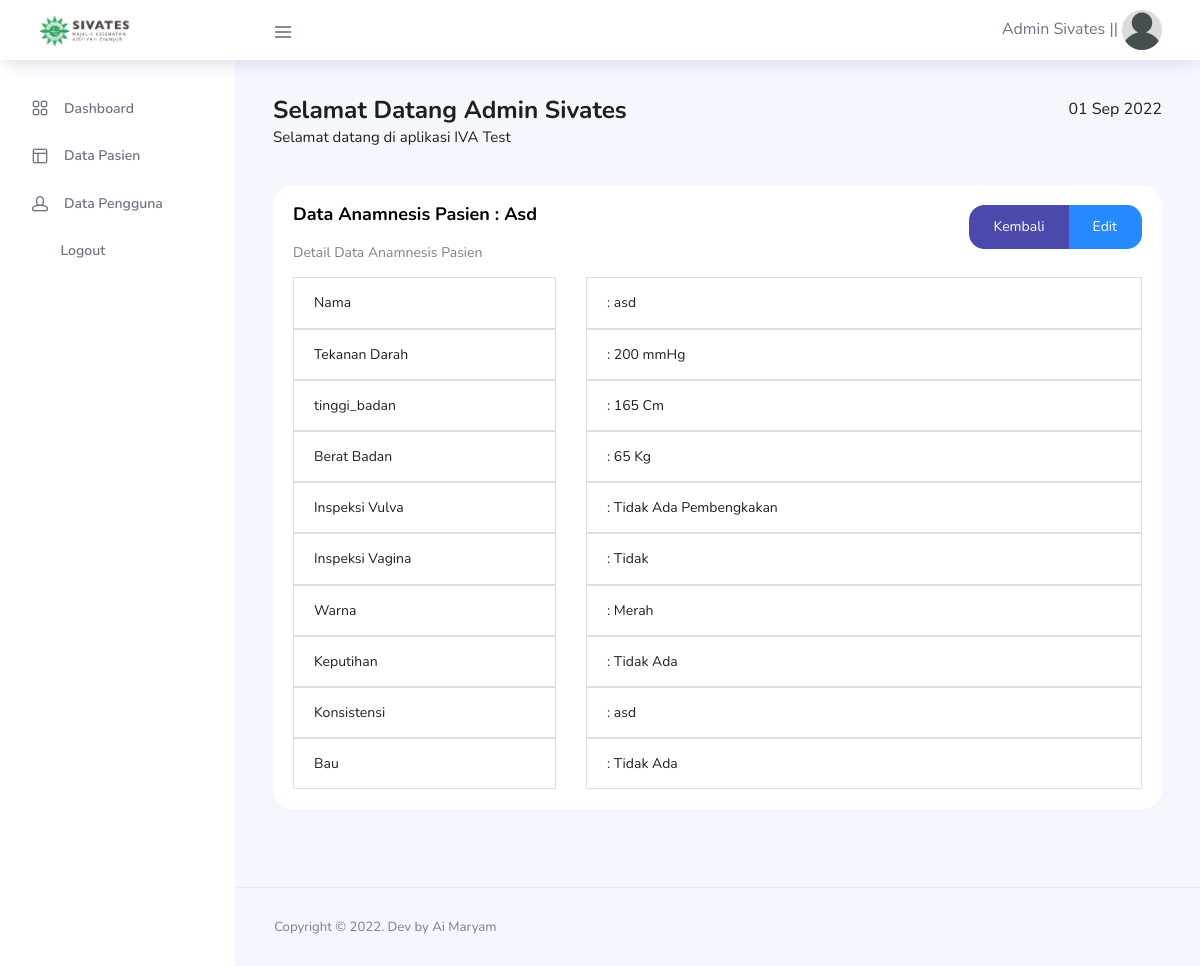
Before: /view_pasien/pasien_data_objektif.php?id_pasien=19 (signed in) with the older database file.
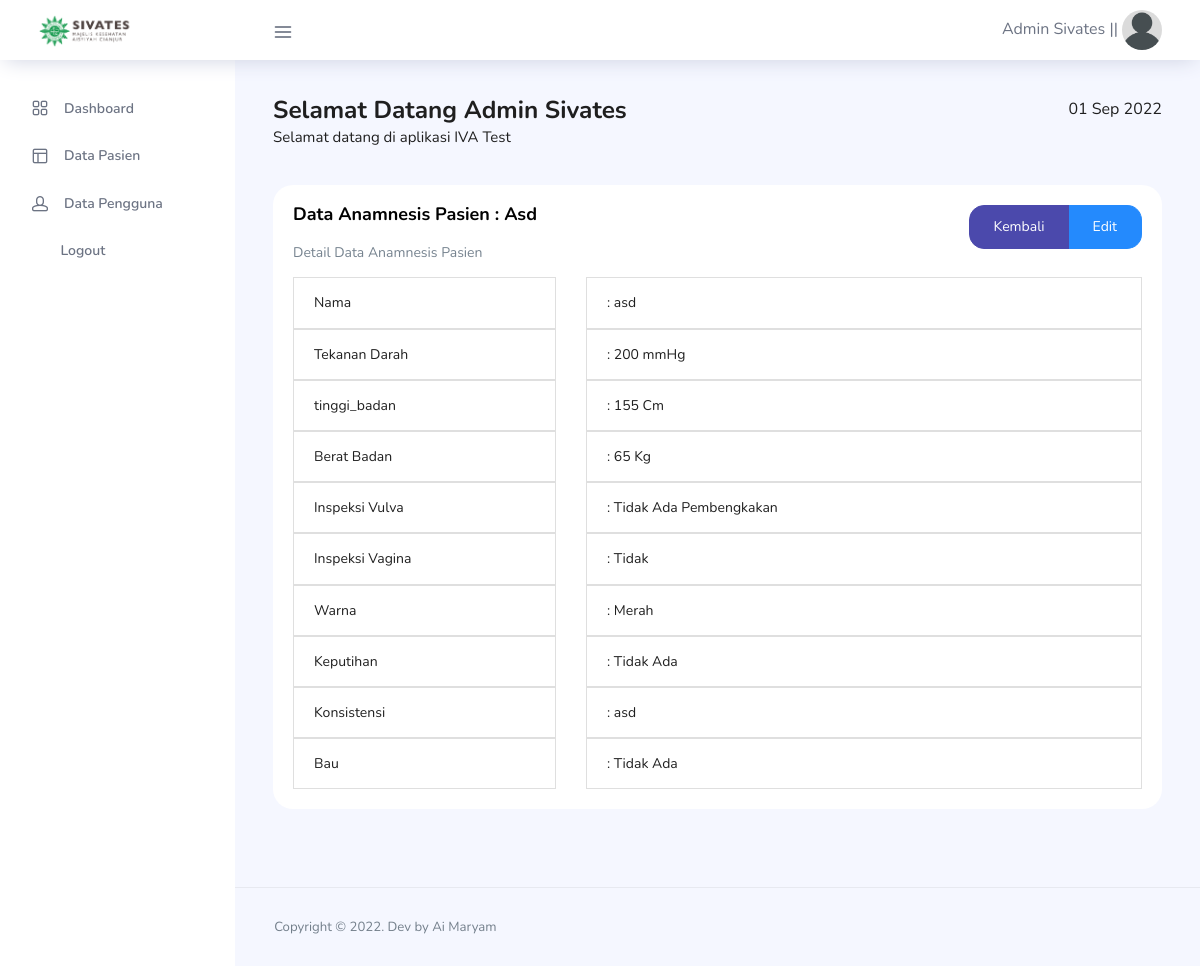
After: the same page with the newer database file.
### tables this page shows
CREATE TABLE `data_objektif` (
  `id_data_objektif` int(11) NOT NULL,
  `pasien_id` int(11) NOT NULL,
  `tekanan_darah` int(11) NOT NULL,
  `tinggi_badan` int(11) NOT NULL,
  `berat_badan` int(11) NOT NULL,
  `inspeksi_vulva` int(1) NOT NULL,
  `inspeksi_vagina` int(1) NOT NULL,
  `warna` varchar(125) NOT NULL,
  `keputihan` int(1) NOT NULL,
  `konsistensi` varchar(125) NOT NULL,
  `bau` int(11) NOT NULL
);

CREATE TABLE `data_pasien` (
  `id_pasien` int(11) NOT NULL,
  `nama` varchar(255) NOT NULL,
  `agama` varchar(125) NOT NULL,
  `suku_bangsa` varchar(125) NOT NULL,
  `tempat_lahir` varchar(125) NOT NULL,
  `tanggal_lahir` date NOT NULL,
  `umur` int(11) NOT NULL,
  `pendidikan` varchar(128) NOT NULL,
  `pekerjaan` varchar(128) NOT NULL,
  `nama_suami` varchar(255) NOT NULL,
  `agama_suami` varchar(125) NOT NULL,
  `tempat_lahir_suami` varchar(125) NOT NULL,
  `tanggal_lahir_suami` date NOT NULL,
  `pendidikan_suami` varchar(125) NOT NULL,
  `pekerjaan_suami` varchar(125) NOT NULL,
  `alamat` varchar(255) NOT NULL,
  `jumlah_anak` int(11) NOT NULL,
  `riwayat_kb` varchar(125) NOT NULL,
  `riwayat_penyakit_menahun` varchar(255) NOT NULL,
  `keluhan` varchar(255) NOT NULL,
  `tanggal_pendaftaran` date NOT NULL,
  `date_created` date NOT NULL,
  `is_active` int(11) NOT NULL
);

### functions.php (called while the page is built, shortened)
<?php
$conn = mysqli_connect("localhost", "root", "", "db_sivates");
function query($query)
{
    global $conn;
    $result = mysqli_query($conn, $query);
    $rows = [];
    while ($row = mysqli_fetch_assoc($result)) {
        $rows[] = $row;
    }
    return $rows;
}

### view_pasien/pasien_data_objektif.php (the view, shortened to what the changed rows need)
<?php
include "../templates/header.php";
include "../templates/topbar.php";
include "../templates/aside.php";
$id = $_GET["id_pasien"];
$data_objektif = query("SELECT * FROM data_objektif
                INNER JOIN data_pasien
                ON data_objektif.pasien_id = data_pasien.id_pasien
                WHERE id_pasien = $id")[0];
?>
<div class="row">
    <div class="col-lg-12 grid-margin stretch-card">
        <div class="card">
            <div class="card-body">
                <?php if (!$data_objektif) : ?>
                    <div class="text-center">
                        <p class="badge badge-warning mx-auto">
                            <a class="btn btn-info float-right" href="pasien_data_objektif_add.php?id_pasien=<?= $id; ?>">Input Data Anamnesis</a>
                        </p>
                    </div>
                <?php else : ?>
                    <ul class="list-group">
                        <div class="row">
                            <div class="col-6 col-lg-4">
                                <li class="list-group-item">Nama</li>
                            </div>
                            <div class="col-6 col-lg-8">
                                <li class="list-group-item">: <?= $data_objektif["nama"]; ?></li>
                            </div>
                        </div>
                        <div class="row">
                            <div class="col-6 col-lg-4">
                                <li class="list-group-item">Tekanan Darah</li>
                            </div>
                            <div class="col-6 col-lg-8">
                                <li class="list-group-item">: <?= $data_objektif["tekanan_darah"]; ?> mmHg</li>
                            </div>
                        </div>
                        <div class="row">
                            <div class="col-6 col-lg-4">
                                <li class="list-group-item">tinggi_badan</li>
                            </div>
                            <div class="col-6 col-lg-8">
                                <li class="list-group-item">: <?= $data_objektif["tinggi_badan"]; ?> Cm</li>
                            </div>
                        </div>
                        <div class="row">
                            <div class="col-6 col-lg-4">
                                <li class="list-group-item">Berat Badan</li>
                            </div>
                            <div class="col-6 col-lg-8">
                                <li class="list-group-item">: <?= $data_objektif["berat_badan"]; ?> Kg</li>
                            </div>
                        </div>
                        <div class="row">
                            <div class="col-6 col-lg-4">
                                <li class="list-group-item">Inspeksi Vulva</li>
                            </div>
                            <div class="col-6 col-lg-8">
                                <li class="list-group-item">:
                                    <?php if ($data_objektif["inspeksi_vulva"] < 1) : ?>
                                        Tidak Ada Pembengkakan
                                    <?php else : ?>
                                        Ada Pembengkakan
                                    <?php endif; ?>
                                </li>
                            </div>
                        </div>
                        <div class="row">
                            <div class="col-6 col-lg-4">
                                <li class="list-group-item">Inspeksi Vagina</li>
                            </div>
                            <div class="col-6 col-lg-8">
                                <li class="list-group-item">:
                                    <?php if ($data_objektif["inspeksi_vagina"] < 1) : ?>
                                        Tidak
                                    <?php else : ?>
                                        Ya
                                    <?php endif; ?>
                                </li>
                            </div>
                        </div>
                        <div class="row">
                            <div class="col-6 col-lg-4">
                                <li class="list-group-item">Warna</li>
                            </div>
                            <div class="col-6 col-lg-8">
                                <li class="list-group-item">: <?= $data_objektif["warna"]; ?></li>
                            </div>
                        </div>
                        <div class="row">
                            <div class="col-6 col-lg-4">
                                <li class="list-group-item">Keputihan</li>
                            </div>
                            <div class="col-6 col-lg-8">
                                <li class="list-group-item">:
                                    <?php if ($data_objektif["keputihan"] < 1) : ?>
                                        Tidak Ada
                                    <?php else : ?>
                                        Ada
                                    <?php endif; ?>
                                </li>
                            </div>
                        </div>
                        <div class="row">
                            <div class="col-6 col-lg-4">
                                <li class="list-group-item">Konsistensi</li>
                            </div>
                            <div class="col-6 col-lg-8">
                                <li class="list-group-item">: <?= $data_objektif["konsistensi"]; ?></li>
                            </div>
                        </div>
                        <div class="row">
                            <div class="col-6 col-lg-4">
                                <li class="list-group-item">Bau</li>
                            </div>
                            <div class="col-6 col-lg-8">
                                <li class="list-group-item">:
                                    <?php if ($data_objektif["bau"] < 1) : ?>
                                        Tidak Ada
                                    <?php else : ?>
                                        Ada
                                    <?php endif; ?>
                                </li>
                            </div>
                        </div>
                    </ul>
                <?php endif ?>
            </div>
        </div>
    </div>
</div>
<?php
include "../templates/footer.php";
?>

Changed rows visible on the page:
changed data_objektif "Merah": tinggi_badan "165" → "155"
